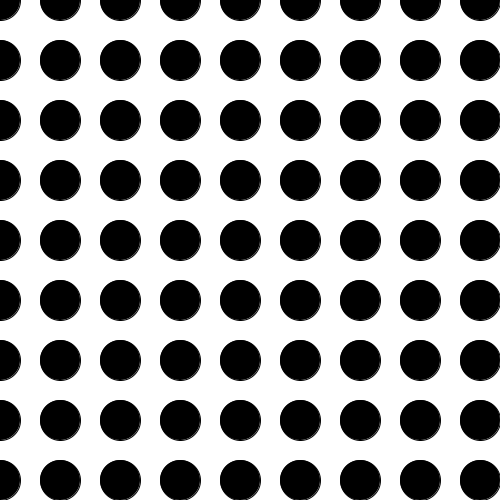
Frame 1 (no input)
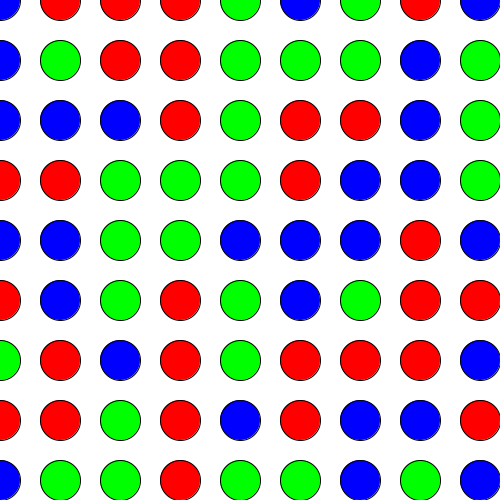
Frame 60 (the mouse pressed at the canvas centre just before this capture)
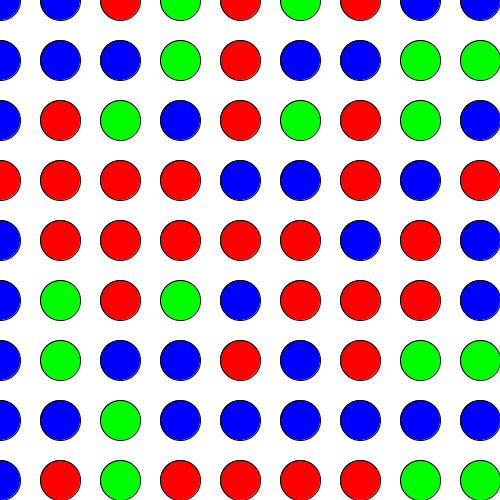
Frame 120 (the mouse held since frame 60 and released just before this capture)

The Processing sketch that drew these frames (run headless with seeded random() and noise(); from frame 60 on, the mouse is pressed at the canvas centre):

// Processing sketch: Array_paletaColor_que_cambia
// ── Array_paletaColor_que_cambia.pde
color selectColor;
color [] paleta = new color[4];
color [][] misColores = new color[10][10];

void setup() {
  size(500, 500);

  paleta[0] = color(255, 0, 0);
  paleta[1] = color(0,255, 0);
  paleta[2] = color(0, 0, 255);
  paleta[3] = color(50, 50, 0);
  rectMode(CENTER);
}

void draw() {
  background(255);
  
  if(frameCount%15==0){
      eligeColor();
  }

  for (int i = 0; i < 10; i++ ) {
    for (int j = 0; j<10; j++) {
      fill(misColores[i][j]);
      figura(i*60, j*60, 80);
    }
  }
}

void figura(int posX, int posY, int tam) {
  ellipse(posX, posY, tam/2, tam/2);
}

void eligeColor() {
  for (int i = 0; i < 10; i++ ) {
    for (int j = 0; j<10; j++) {
    misColores[i][j] = paleta [(int)random(3)];
    }
  }
}
